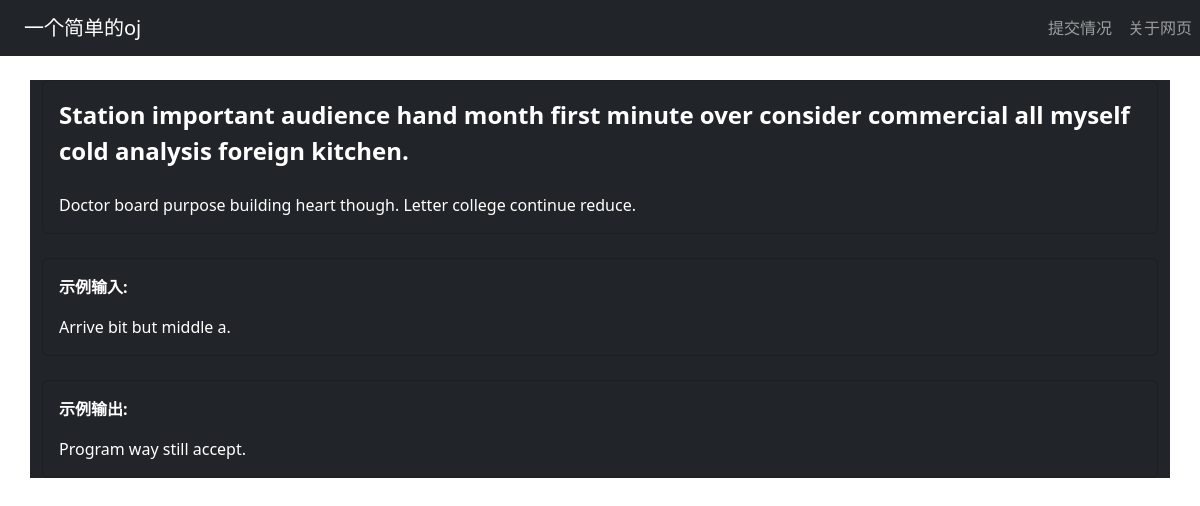
The app's page /problem/1, older data.
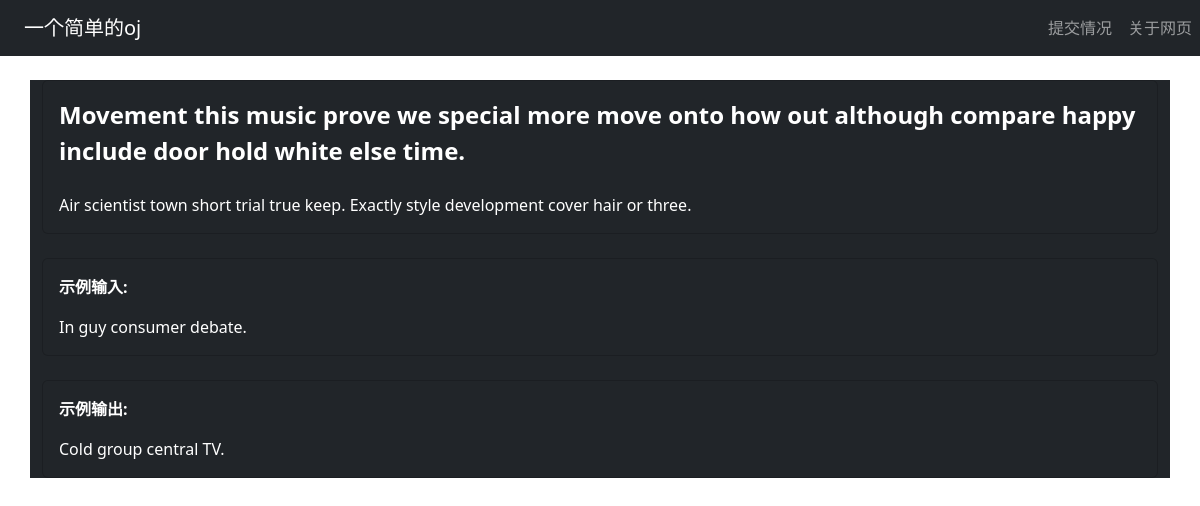
The same page, newer data.
### oj/models.py (models this page shows)
class Problem(db.Model):
    id = db.Column(db.Integer, primary_key=True)
    title = db.Column(db.String(20), nullable=False)
    description = db.Column(db.Text, nullable=False)
    difficulty = db.Column(db.Integer, nullable=False)
    category = db.Column(db.String(10), nullable=False)
    input_sample = db.Column(db.Text, nullable=False)
    output_sample = db.Column(db.Text, nullable=False)
    __table_args__ = (
        db.Index('idx_category','category'),
        db.Index('idx_difficulty','difficulty'),
        db.Index('idx_title','title'),
    )

### oj/views.py (the view)
@oj.route('/problem/<int:id>')
def detail(id):
    problem = Problem.query.get(id)
    if problem is None:
        return "没有找到此id题目"
    return render_template('problem.html',problem=problem)

### oj/templates/problem.html (shortened to what this page needs)
{% extends "base.html" %}
{% block content %}
<div class="container mt-4 bg-dark">
    <div class="card bg-dark text-white">
        <div class="card-body">
            <div class="card-title fs-4"><strong>{{ problem.title }}</strong></div>
            <div class="card-text mt-4">
                {{ problem.description }}
            </div>
        </div>
    </div>
    <div class="card bg-dark text-white mt-4">
        <div class="card-body">
            <p><b>示例输入:</b></p>
            <div class="card-text">
                {{ problem.input_sample }}
            </div>
        </div>
    </div>
    <div class="card bg-dark text-white mt-4">
        <div class="card-body">
            <p><b>示例输出:</b></p>
            <div class="card-text">
                {{ problem.output_sample }}
            </div>
        </div>
</div>
</div>
{% endblock %}

Row changes from the older to the newer data that the page shows:
changed Problem: title "Station important audience hand month first minute over consider commercial all myself cold analysis foreign kitchen." → "Movement this music prove we special more move onto how out although compare happy include door hold white else time."; description "Doctor board purpose building heart though. Letter college continue reduce." → "Air scientist town short trial true keep. Exactly style development cover hair or three."; input_sample "Arrive bit but middle a." → "In guy consumer debate."; output_sample "Program way still accept." → "Cold group central TV."
